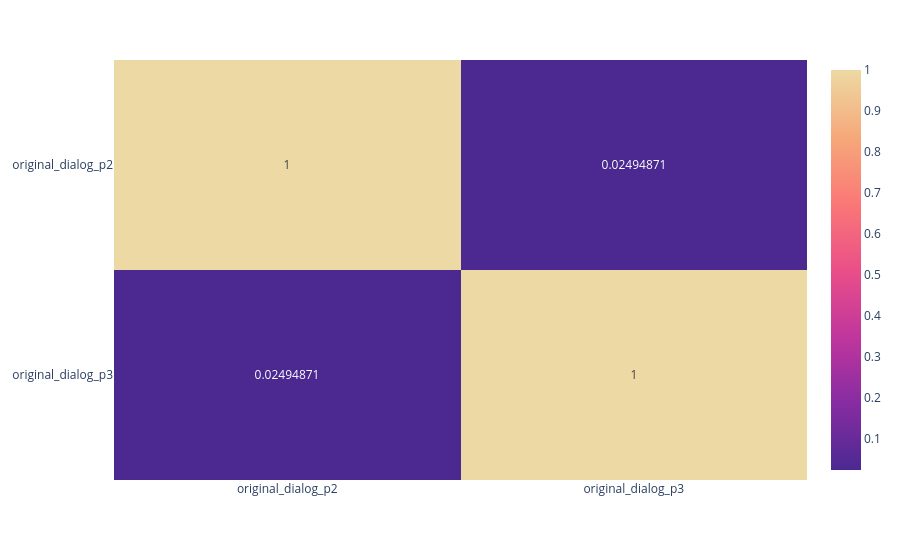

The code cell stored with this chart in its notebook:
### Code cell
fig_corr

### Figure 1 — Plotly figure (JSON) as saved in the notebook; plotly's stock layout.template omitted (floating-point values rounded to 4 significant figures)
{"data": [{"coloraxis": "coloraxis", "hovertemplate": "x: %{x}<br>y: %{y}<br>color: %{z}<extra></extra>", "name": "0", "texttemplate": "%{z}", "type": "heatmap", "x": ["original_dialog_p2", "original_dialog_p3"], "xaxis": "x", "y": ["original_dialog_p2", "original_dialog_p3"], "yaxis": "y", "z": [[1.0, 0.02495], [0.02495, 1.0]]}], "layout": {"coloraxis": {"colorscale": [[0, "rgb(75, 41, 145)"], [0.1667, "rgb(135, 44, 162)"], [0.3333, "rgb(192, 54, 157)"], [0.5, "rgb(234, 79, 136)"], [0.6667, "rgb(250, 120, 118)"], [0.8333, "rgb(246, 169, 122)"], [1, "rgb(237, 217, 163)"]]}, "margin": {"t": 60}, "xaxis": {"anchor": "y", "domain": [0, 1]}, "yaxis": {"anchor": "x", "autorange": "reversed", "domain": [0, 1]}}}
